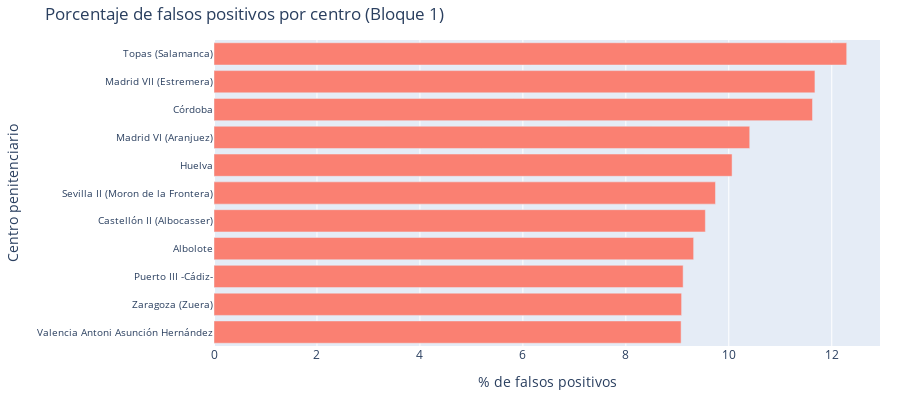
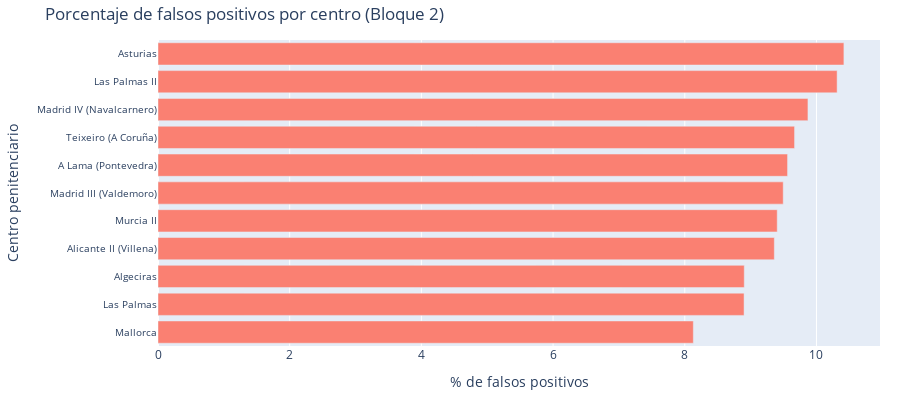
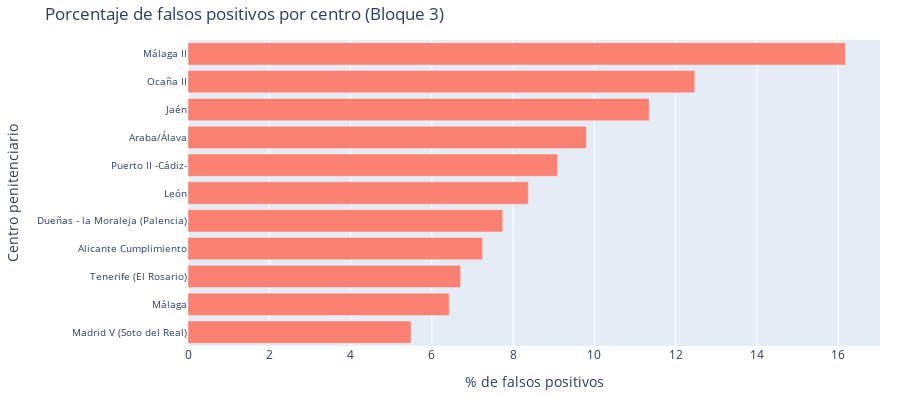
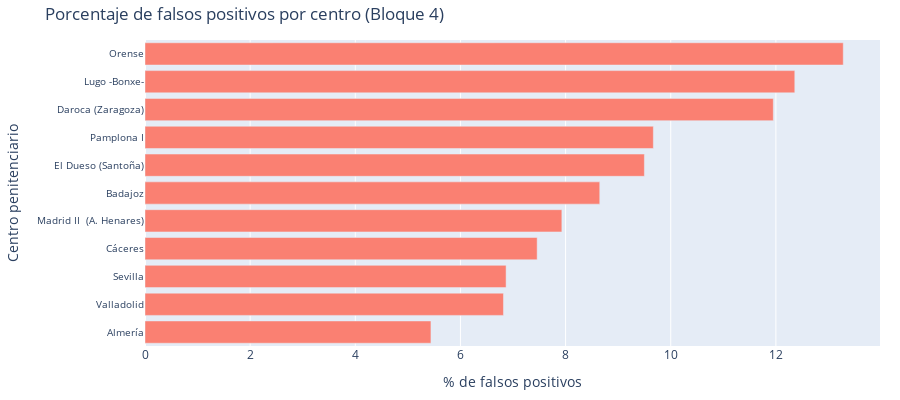

The notebook cell these images were saved under, in order:
### Code cell
import plotly.express as px
import pandas as pd
import numpy as np

# Paso 1: Calcular falsos positivos por centro
fp_por_centro = errores_falsos_positivos['Centro'].value_counts().sort_values(ascending=False)
df_fp = fp_por_centro.reset_index()
df_fp.columns = ['Centro', 'Falsos_Positivos']

# Paso 2: Calcular total de internos por centro (usando el DataFrame completo)
total_por_centro = df['Centro'].value_counts().reset_index()
total_por_centro.columns = ['Centro', 'Total_Presos']

# Paso 3: Unir ambos
df_plot = df_fp.merge(total_por_centro, on='Centro', how='left')

# Paso 4: Calcular % de falsos positivos sobre total de presos en cada centro
df_plot['%_Falsos_Positivos'] = (df_plot['Falsos_Positivos'] / df_plot['Total_Presos']) * 100

# Paso 5: Dividir en bloques para graficar
n_divisiones = 8
centros_totales = len(df_plot)
tamaño_bloque = int(np.ceil(centros_totales / n_divisiones))

# Paso 6: Crear gráficos por bloques
for i in range(n_divisiones):
    start_idx = i * tamaño_bloque
    end_idx = min((i + 1) * tamaño_bloque, centros_totales)
    subset = df_plot.iloc[start_idx:end_idx].copy()

    # Ordenar de mayor a menor por % de falsos positivos
    subset = subset.sort_values(by='%_Falsos_Positivos', ascending=False)
    subset['Centro'] = pd.Categorical(subset['Centro'], categories=subset['Centro'], ordered=True)

    fig = px.bar(
        subset,
        x='%_Falsos_Positivos',
        y='Centro',
        orientation='h',
        title=f'Porcentaje de falsos positivos por centro (Bloque {i + 1})',
        labels={'%_Falsos_Positivos': '% de falsos positivos', 'Centro': 'Centro penitenciario'},
        color_discrete_sequence=['salmon'],
        hover_data=['Falsos_Positivos', 'Total_Presos']
    )

    fig.update_layout(
        yaxis=dict(
            tickfont=dict(size=10),
            categoryorder='total ascending'
        ),
        margin=dict(l=100, r=20, t=40, b=40),
        height=400
    )

    fig.show()

### Figure 1 — Plotly figure (JSON) as saved in the notebook; plotly's stock layout.template omitted (floating-point values rounded to 4 significant figures)
{"data": [{"customdata": [[110, 895], [143, 1225], [138, 1187], [110, 1057], [110, 1093], [113, 1160], [107, 1121], [116, 1245], [111, 1218], [110, 1211], [193, 2127]], "hovertemplate": "% de falsos positivos=%{x}<br>Centro penitenciario=%{y}<br>Falsos_Positivos=%{customdata[0]}<br>Total_Presos=%{customdata[1]}<extra></extra>", "legendgroup": "", "marker": {"color": "salmon", "pattern": {"shape": ""}}, "name": "", "orientation": "h", "showlegend": false, "textposition": "auto", "type": "bar", "x": [12.29, 11.67, 11.63, 10.41, 10.06, 9.741, 9.545, 9.317, 9.113, 9.083, 9.074], "xaxis": "x", "y": ["Topas (Salamanca)", "Madrid VII (Estremera)", "Córdoba", "Madrid VI (Aranjuez)", "Huelva", "Sevilla II (Moron de la Frontera)", "Castellón II (Albocasser)", "Albolote", "Puerto III -Cádiz-", "Zaragoza (Zuera)", "Valencia Antoni Asunción Hernández"], "yaxis": "y"}], "layout": {"barmode": "relative", "height": 400, "legend": {"tracegroupgap": 0}, "margin": {"b": 40, "l": 100, "r": 20, "t": 40}, "title": {"text": "Porcentaje de falsos positivos por centro (Bloque 1)"}, "xaxis": {"anchor": "y", "domain": [0, 1], "title": {"text": "% de falsos positivos"}}, "yaxis": {"anchor": "x", "categoryorder": "total ascending", "domain": [0, 1], "tickfont": {"size": 10}, "title": {"text": "Centro penitenciario"}}}}

### Figure 2 — Plotly figure (JSON) as saved in the notebook; plotly's stock layout.template omitted (floating-point values rounded to 4 significant figures)
{"data": [{"customdata": [[100, 960], [92, 892], [84, 851], [93, 962], [98, 1025], [79, 832], [101, 1074], [98, 1047], [95, 1067], [85, 955], [90, 1107]], "hovertemplate": "% de falsos positivos=%{x}<br>Centro penitenciario=%{y}<br>Falsos_Positivos=%{customdata[0]}<br>Total_Presos=%{customdata[1]}<extra></extra>", "legendgroup": "", "marker": {"color": "salmon", "pattern": {"shape": ""}}, "name": "", "orientation": "h", "showlegend": false, "textposition": "auto", "type": "bar", "x": [10.42, 10.31, 9.871, 9.667, 9.561, 9.495, 9.404, 9.36, 8.903, 8.901, 8.13], "xaxis": "x", "y": ["Asturias", "Las Palmas II", "Madrid IV (Navalcarnero)", "Teixeiro (A Coruña)", "A Lama (Pontevedra)", "Madrid III (Valdemoro)", "Murcia II", "Alicante II (Villena)", "Algeciras", "Las Palmas", "Mallorca"], "yaxis": "y"}], "layout": {"barmode": "relative", "height": 400, "legend": {"tracegroupgap": 0}, "margin": {"b": 40, "l": 100, "r": 20, "t": 40}, "title": {"text": "Porcentaje de falsos positivos por centro (Bloque 2)"}, "xaxis": {"anchor": "y", "domain": [0, 1], "title": {"text": "% de falsos positivos"}}, "yaxis": {"anchor": "x", "categoryorder": "total ascending", "domain": [0, 1], "tickfont": {"size": 10}, "title": {"text": "Centro penitenciario"}}}}

### Figure 3 — Plotly figure (JSON) as saved in the notebook; plotly's stock layout.template omitted (floating-point values rounded to 4 significant figures)
{"data": [{"customdata": [[66, 408], [50, 401], [53, 467], [79, 806], [53, 583], [70, 836], [69, 891], [58, 800], [64, 954], [64, 996], [67, 1221]], "hovertemplate": "% de falsos positivos=%{x}<br>Centro penitenciario=%{y}<br>Falsos_Positivos=%{customdata[0]}<br>Total_Presos=%{customdata[1]}<extra></extra>", "legendgroup": "", "marker": {"color": "salmon", "pattern": {"shape": ""}}, "name": "", "orientation": "h", "showlegend": false, "textposition": "auto", "type": "bar", "x": [16.18, 12.47, 11.35, 9.801, 9.091, 8.373, 7.744, 7.25, 6.709, 6.426, 5.487], "xaxis": "x", "y": ["Málaga II", "Ocaña II", "Jaén", "Araba/Álava", "Puerto II -Cádiz-", "León", "Dueñas - la Moraleja (Palencia)", "Alicante Cumplimiento", "Tenerife (El Rosario)", "Málaga", "Madrid V (Soto del Real)"], "yaxis": "y"}], "layout": {"barmode": "relative", "height": 400, "legend": {"tracegroupgap": 0}, "margin": {"b": 40, "l": 100, "r": 20, "t": 40}, "title": {"text": "Porcentaje de falsos positivos por centro (Bloque 3)"}, "xaxis": {"anchor": "y", "domain": [0, 1], "title": {"text": "% de falsos positivos"}}, "yaxis": {"anchor": "x", "categoryorder": "total ascending", "domain": [0, 1], "tickfont": {"size": 10}, "title": {"text": "Centro penitenciario"}}}}

### Figure 4 — Plotly figure (JSON) as saved in the notebook; plotly's stock layout.template omitted (floating-point values rounded to 4 significant figures)
{"data": [{"customdata": [[34, 256], [33, 267], [49, 410], [38, 393], [36, 379], [41, 474], [49, 618], [32, 429], [50, 728], [33, 484], [44, 809]], "hovertemplate": "% de falsos positivos=%{x}<br>Centro penitenciario=%{y}<br>Falsos_Positivos=%{customdata[0]}<br>Total_Presos=%{customdata[1]}<extra></extra>", "legendgroup": "", "marker": {"color": "salmon", "pattern": {"shape": ""}}, "name": "", "orientation": "h", "showlegend": false, "textposition": "auto", "type": "bar", "x": [13.28, 12.36, 11.95, 9.669, 9.499, 8.65, 7.929, 7.459, 6.868, 6.818, 5.439], "xaxis": "x", "y": ["Orense", "Lugo -Bonxe-", "Daroca (Zaragoza)", "Pamplona I", "El Dueso (Santoña)", "Badajoz", "Madrid II  (A. Henares)", "Cáceres", "Sevilla", "Valladolid", "Almería"], "yaxis": "y"}], "layout": {"barmode": "relative", "height": 400, "legend": {"tracegroupgap": 0}, "margin": {"b": 40, "l": 100, "r": 20, "t": 40}, "title": {"text": "Porcentaje de falsos positivos por centro (Bloque 4)"}, "xaxis": {"anchor": "y", "domain": [0, 1], "title": {"text": "% de falsos positivos"}}, "yaxis": {"anchor": "x", "categoryorder": "total ascending", "domain": [0, 1], "tickfont": {"size": 10}, "title": {"text": "Centro penitenciario"}}}}
